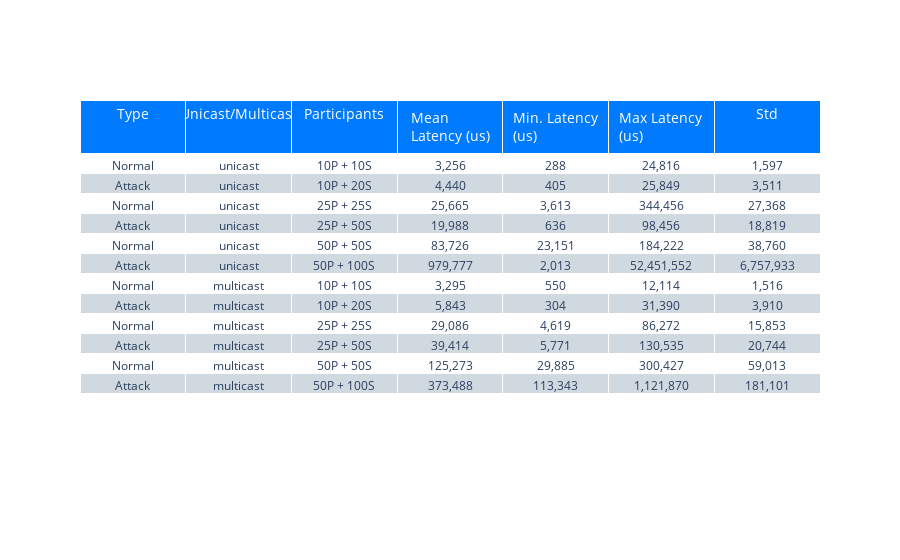

This figure's notebook cell:
### Markdown cell above
## Set 2 VS Set 4: Latency Comparison
*Note: Since the 100 participant tests from Set 4 did **not** produce any latency measurements we won't be plotting any data - there is nothing to plot.*

We start off looking at the averages of the latencies.

### Code cell
s2_lat_files = [file for file in get_files('data/set_2') if 'average_latencies' in file and '_4_' not in file]
s4_lat_files = [file for file in get_files('data/set_4') if 'average_latencies' in file and '_4_' not in file]

titles = ['Type', 'Unicast/Multicast', 'Participants', 'Mean Latency (us)', 'Min. Latency (us)', 'Max Latency (us)', 'Std']

if len(s2_lat_files) != len(s4_lat_files):
    print(" The number of files from each set don't match. ", style="black on #de425b")
    print(" Set 2 has %x files and Set 4 has %x files. " %(len(s2_lat_files), len(s4_lat_files)), style="black on #de425b")
else:
    (types, comm_types, participants, means, mins, maxes, stds) = get_table_data(s2_lat_files, s4_lat_files)

    plot_table(titles, [types, comm_types, participants, means, mins, maxes, stds])

### Figure 1 — Plotly figure (JSON) as saved in the notebook; plotly's stock layout.template omitted (floating-point values rounded to 4 significant figures; data arrays with more than 128 entries replaced by an {"elided": "..."} marker saying what was removed)
{"data": [{"cells": {"fill": {"color": {"elided": "1x200 str values"}}, "values": [["Normal", "Attack", "Normal", "Attack", "Normal", "Attack", "Normal", "Attack", "Normal", "Attack", "Normal", "Attack"], ["unicast", "unicast", "unicast", "unicast", "unicast", "unicast", "multicast", "multicast", "multicast", "multicast", "multicast", "multicast"], ["10P + 10S", "10P + 20S", "25P + 25S", "25P + 50S", "50P + 50S", "50P + 100S", "10P + 10S", "10P + 20S", "25P + 25S", "25P + 50S", "50P + 50S", "50P + 100S"], ["3,256", "4,440", "25,665", "19,988", "83,726", "979,777", "3,295", "5,843", "29,086", "39,414", "125,273", "373,488"], ["288", "405", "3,613", "636", "23,151", "2,013", "550", "304", "4,619", "5,771", "29,885", "113,343"], ["24,816", "25,849", "344,456", "98,456", "184,222", "52,451,552", "12,114", "31,390", "86,272", "130,535", "300,427", "1,121,870"], ["1,597", "3,511", "27,368", "18,819", "38,760", "6,757,933", "1,516", "3,910", "15,853", "20,744", "59,013", "181,101"]]}, "header": {"fill": {"color": "#007bff"}, "font": {"color": "white", "size": 14}, "values": ["Type", "Unicast/Multicast", "Participants", "Mean Latency (us)", "Min. Latency (us)", "Max Latency (us)", "Std"]}, "type": "table"}], "layout": {}}
